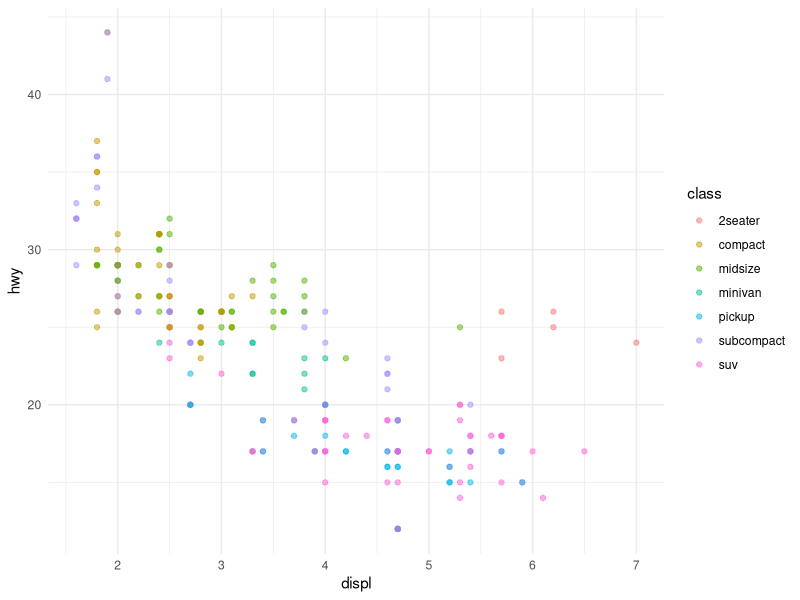

Recreate this plot in R.
## ---- chunk 1
#| echo: true
#| fig-align: "center"

library(ggplot2)

ggplot(mpg, aes(displ, hwy, color = class)) +
  geom_point(alpha = 0.5) +
  theme_minimal()
